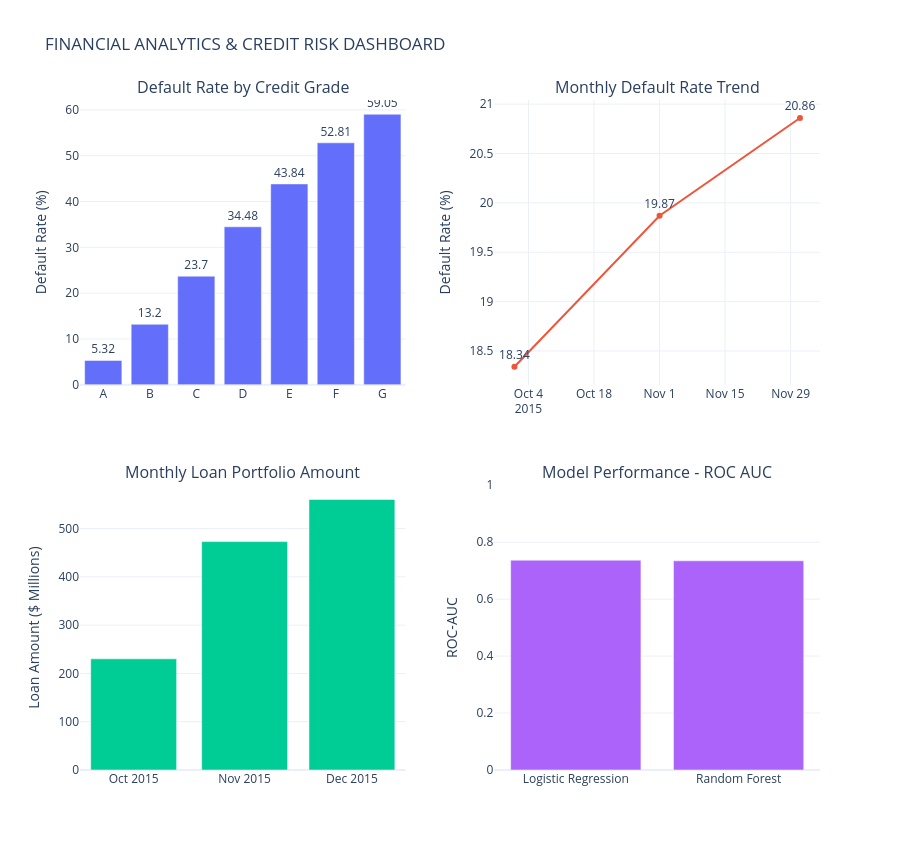

The notebook cell saved with this chart:
### Code cell
import plotly.graph_objects as go
from plotly.subplots import make_subplots

fig = make_subplots(
    rows=2,
    cols=2,
    subplot_titles=(
        "Default Rate by Credit Grade",
        "Monthly Default Rate Trend",
        "Monthly Loan Portfolio Amount",
        "Model Performance - ROC AUC"
    ),
    vertical_spacing=0.15,
    horizontal_spacing=0.12
)

fig.add_trace(
    go.Bar(
        x=grade_report.index,
        y=grade_report["Default_Rate"],
        name="Default Rate (%)",
        text=grade_report["Default_Rate"].round(2),
        textposition="outside"
    ),
    row=1, col=1
)

fig.add_trace(
    go.Scatter(
        x=monthly_report.index,
        y=monthly_report["Default_Rate"],
        mode="lines+markers+text",
        text=monthly_report["Default_Rate"].round(2),
        textposition="top center",
        name="Monthly Default Rate"
    ),
    row=1, col=2
)

fig.add_trace(
    go.Bar(
        x=monthly_report.index,
        y=monthly_report["Loan_Amount"] / 1_000_000,
        name="Loan Amount ($ Millions)"
    ),
    row=2, col=1
)

fig.add_trace(
    go.Bar(
        x=["Logistic Regression", "Random Forest"],
        y=[0.7369, 0.7346],
        name="ROC-AUC"
    ),
    row=2, col=2
)

fig.update_layout(
    title="FINANCIAL ANALYTICS & CREDIT RISK DASHBOARD",
    height=850,
    template="plotly_white",
    showlegend=False
)

fig.update_yaxes(title_text="Default Rate (%)", row=1, col=1)
fig.update_yaxes(title_text="Default Rate (%)", row=1, col=2)
fig.update_yaxes(title_text="Loan Amount ($ Millions)", row=2, col=1)
fig.update_yaxes(title_text="ROC-AUC", range=[0, 1], row=2, col=2)

fig.write_html("reports/financial_risk_dashboard.html")

fig.show()

print("Interactive dashboard created successfully!")

### Figure 1 — Plotly figure (JSON) as saved in the notebook; plotly's stock layout.template omitted (floating-point values rounded to 4 significant figures)
{"data": [{"name": "Default Rate (%)", "text": [5.32, 13.2, 23.7, 34.48, 43.84, 52.81, 59.05], "textposition": "outside", "type": "bar", "x": ["A", "B", "C", "D", "E", "F", "G"], "xaxis": "x", "y": [5.32, 13.2, 23.7, 34.48, 43.84, 52.81, 59.05], "yaxis": "y"}, {"mode": "lines+markers+text", "name": "Monthly Default Rate", "text": [18.34, 19.87, 20.86], "textposition": "top center", "type": "scatter", "x": ["2015-10", "2015-11", "2015-12"], "xaxis": "x2", "y": [18.34, 19.87, 20.86], "yaxis": "y2"}, {"name": "Loan Amount ($ Millions)", "type": "bar", "x": ["2015-10", "2015-11", "2015-12"], "xaxis": "x3", "y": [230.3, 473.0, 560.3], "yaxis": "y3"}, {"name": "ROC-AUC", "type": "bar", "x": ["Logistic Regression", "Random Forest"], "xaxis": "x4", "y": [0.7369, 0.7346], "yaxis": "y4"}], "layout": {"annotations": [{"font": {"size": 16}, "showarrow": false, "text": "Default Rate by Credit Grade", "x": 0.22, "xanchor": "center", "xref": "paper", "y": 1, "yanchor": "bottom", "yref": "paper"}, {"font": {"size": 16}, "showarrow": false, "text": "Monthly Default Rate Trend", "x": 0.78, "xanchor": "center", "xref": "paper", "y": 1, "yanchor": "bottom", "yref": "paper"}, {"font": {"size": 16}, "showarrow": false, "text": "Monthly Loan Portfolio Amount", "x": 0.22, "xanchor": "center", "xref": "paper", "y": 0.425, "yanchor": "bottom", "yref": "paper"}, {"font": {"size": 16}, "showarrow": false, "text": "Model Performance - ROC AUC", "x": 0.78, "xanchor": "center", "xref": "paper", "y": 0.425, "yanchor": "bottom", "yref": "paper"}], "height": 850, "showlegend": false, "title": {"text": "FINANCIAL ANALYTICS & CREDIT RISK DASHBOARD"}, "xaxis": {"anchor": "y", "domain": [0, 0.44]}, "xaxis2": {"anchor": "y2", "domain": [0.56, 1]}, "xaxis3": {"anchor": "y3", "domain": [0, 0.44]}, "xaxis4": {"anchor": "y4", "domain": [0.56, 1]}, "yaxis": {"anchor": "x", "domain": [0.575, 1], "title": {"text": "Default Rate (%)"}}, "yaxis2": {"anchor": "x2", "domain": [0.575, 1], "title": {"text": "Default Rate (%)"}}, "yaxis3": {"anchor": "x3", "domain": [0, 0.425], "title": {"text": "Loan Amount ($ Millions)"}}, "yaxis4": {"anchor": "x4", "domain": [0, 0.425], "range": [0, 1], "title": {"text": "ROC-AUC"}}}}
